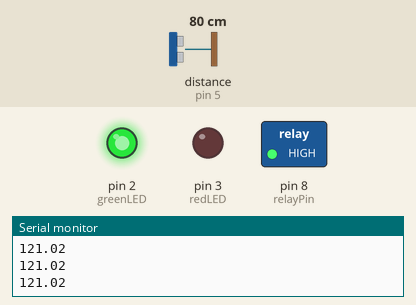
Recording of a sketch running on a simulated Arduino Uno, built with avr-gcc and run on an emulated ATmega328P. On the bench: switched loads named in the sketch (green lamp = pin HIGH), output pins drawn as LEDs (lit = HIGH), the last lines printed to the serial monitor. Wiring (inferred from the names in the program): ultrasonic range finder: trigger pin 4; echo pin 5. The inputs (shaded band) are chosen by the test bench; at power-on: distance to the obstacle (sensor on pin 5) 80 cm. The echo pulse lasts 58.3 µs per cm; pins used as bus, display or sensor lines are not drawn.

Above: at 1.2 s.
1.3 s: distance to the obstacle (sensor on pin 5) set to 22 cm
2.8 s: distance to the obstacle (sensor on pin 5) set to 19 cm
At 3.8 s:
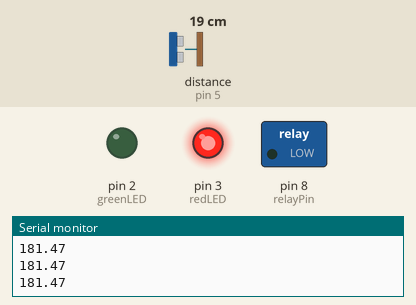
4.3 s: distance to the obstacle (sensor on pin 5) set to 35 cm
At 5.2 s:
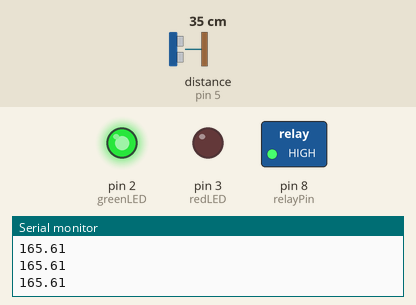
5.8 s: distance to the obstacle (sensor on pin 5) set to 2 cm
At 6.2 s:
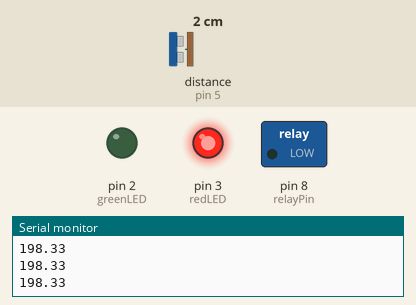
Timing chart, 0 to 8.3 s (numbered marks = the images above; inputs shaded):
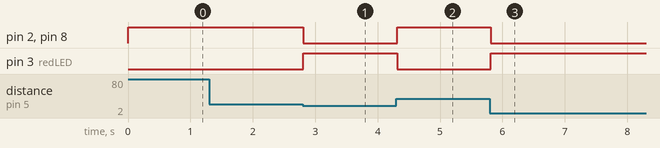

Measured:
- the behaviour switches between 21 and 20 cm on distance to the obstacle (sensor on pin 5) (found by bisection; images 0 and 1)
- after the input at 2.8 s, pin 2 (greenLED), pin 8 (relayPin): HIGH → LOW at once; pin 3 (redLED): LOW → HIGH at once
- after the input at 4.3 s, pin 2 (greenLED), pin 8 (relayPin): LOW → HIGH at once; pin 3 (redLED): HIGH → LOW at once
- after the input at 5.8 s, pin 2 (greenLED), pin 8 (relayPin): HIGH → LOW at once; pin 3 (redLED): LOW → HIGH at once

The sketch:

water_level_controller.ino
```cpp
int relayPin = 8;
int trigPin = 4;
int echoPin = 5;
int redLED = 3;
int greenLED = 2;
int time;
float distance;

void setup() {
  pinMode(relayPin, OUTPUT);
  pinMode(trigPin, OUTPUT);
  pinMode(echoPin, INPUT);
  pinMode(redLED, OUTPUT);
  pinMode(greenLED, OUTPUT);

  Serial.begin(9600);

}

void loop() {
digitalWrite(trigPin, HIGH);
  delayMicroseconds(5);
  digitalWrite(trigPin, LOW);
  int time = pulseIn(echoPin, HIGH);

  float distance = (time*0.034)/2;
  float height = 200 - distance;

  Serial.println(height);

  if ((height >= 0) && (height < 180)) {
    digitalWrite(greenLED, HIGH);
    digitalWrite(redLED, LOW);
    digitalWrite(relayPin, HIGH);
  }

  else {
    digitalWrite(greenLED, LOW);
    digitalWrite(redLED, HIGH);
    digitalWrite(relayPin, LOW);
  }
}
```
